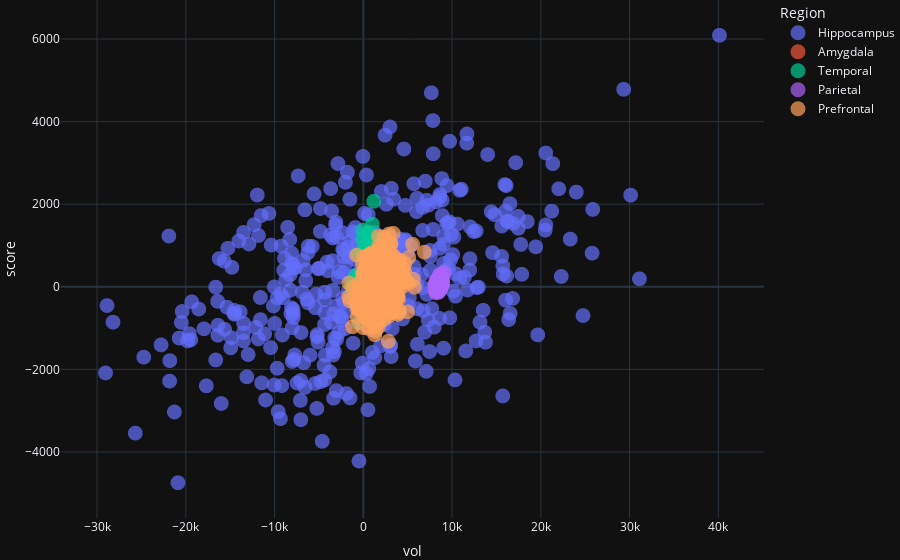

The notebook cell saved with this chart:
### Code cell
#| label: fig8cell

fig = px.scatter(combined_df,x="vol",y="score",color="Region",template="plotly_dark")
fig.update_traces(marker=dict(size=15, opacity=0.7))
fig.update_layout(margin=dict(l=0,r=0,t=0,b=0))
fig.show()

### Figure 1 — Plotly figure (JSON) as saved in the notebook; plotly's stock layout.template omitted (floating-point values rounded to 4 significant figures; data arrays with more than 128 entries replaced by an {"elided": "..."} marker saying what was removed)
{"data": [{"hovertemplate": "Region=Hippocampus<br>vol=%{x}<br>score=%{y}<extra></extra>", "legendgroup": "Hippocampus", "marker": {"color": "#636efa", "opacity": 0.7, "size": 15, "symbol": "circle"}, "mode": "markers", "name": "Hippocampus", "showlegend": true, "type": "scattergl", "x": {"elided": "400 float values"}, "xaxis": "x", "y": {"elided": "400 float values"}, "yaxis": "y"}, {"hovertemplate": "Region=Amygdala<br>vol=%{x}<br>score=%{y}<extra></extra>", "legendgroup": "Amygdala", "marker": {"color": "#EF553B", "opacity": 0.7, "size": 15, "symbol": "circle"}, "mode": "markers", "name": "Amygdala", "showlegend": true, "type": "scattergl", "x": {"elided": "400 float values"}, "xaxis": "x", "y": {"elided": "400 float values"}, "yaxis": "y"}, {"hovertemplate": "Region=Temporal<br>vol=%{x}<br>score=%{y}<extra></extra>", "legendgroup": "Temporal", "marker": {"color": "#00cc96", "opacity": 0.7, "size": 15, "symbol": "circle"}, "mode": "markers", "name": "Temporal", "showlegend": true, "type": "scattergl", "x": {"elided": "400 float values"}, "xaxis": "x", "y": {"elided": "400 float values"}, "yaxis": "y"}, {"hovertemplate": "Region=Parietal<br>vol=%{x}<br>score=%{y}<extra></extra>", "legendgroup": "Parietal", "marker": {"color": "#ab63fa", "opacity": 0.7, "size": 15, "symbol": "circle"}, "mode": "markers", "name": "Parietal", "showlegend": true, "type": "scattergl", "x": {"elided": "400 float values"}, "xaxis": "x", "y": {"elided": "400 float values"}, "yaxis": "y"}, {"hovertemplate": "Region=Prefrontal<br>vol=%{x}<br>score=%{y}<extra></extra>", "legendgroup": "Prefrontal", "marker": {"color": "#FFA15A", "opacity": 0.7, "size": 15, "symbol": "circle"}, "mode": "markers", "name": "Prefrontal", "showlegend": true, "type": "scattergl", "x": {"elided": "400 float values"}, "xaxis": "x", "y": {"elided": "400 float values"}, "yaxis": "y"}], "layout": {"autosize": true, "legend": {"title": {"text": "Region"}, "tracegroupgap": 0}, "margin": {"b": 0, "l": 0, "r": 0, "t": 0}, "xaxis": {"anchor": "y", "autorange": true, "domain": [0, 1], "range": [-33790.0, 44870.0], "title": {"text": "vol"}, "type": "linear"}, "yaxis": {"anchor": "x", "autorange": true, "domain": [0, 1], "range": [-5769.0, 7114.0], "title": {"text": "score"}, "type": "linear"}}}
